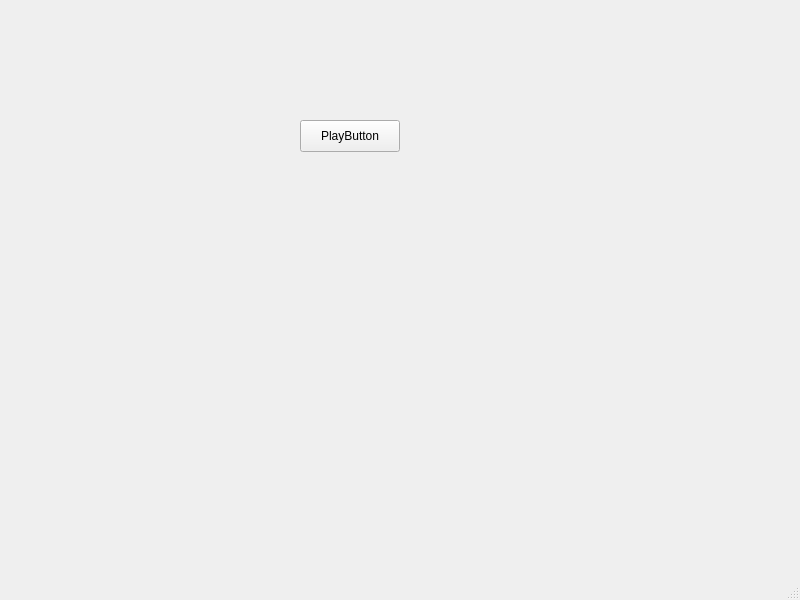
<?xml version="1.0" encoding="UTF-8"?>
<ui version="4.0">
 <class>MainWindow</class>
 <widget class="QMainWindow" name="MainWindow">
  <property name="geometry">
   <rect>
    <x>0</x>
    <y>0</y>
    <width>800</width>
    <height>600</height>
   </rect>
  </property>
  <property name="windowTitle">
   <string>MainWindow</string>
  </property>
  <widget class="QWidget" name="centralwidget">
   <widget class="QPushButton" name="playButton">
    <property name="geometry">
     <rect>
      <x>300</x>
      <y>120</y>
      <width>100</width>
      <height>32</height>
     </rect>
    </property>
    <property name="text">
     <string>PlayButton</string>
    </property>
   </widget>
  </widget>
  <widget class="QMenuBar" name="menubar">
   <property name="geometry">
    <rect>
     <x>0</x>
     <y>0</y>
     <width>800</width>
     <height>24</height>
    </rect>
   </property>
  </widget>
  <widget class="QStatusBar" name="statusbar"/>
 </widget>
 <resources/>
 <connections/>
</ui>
